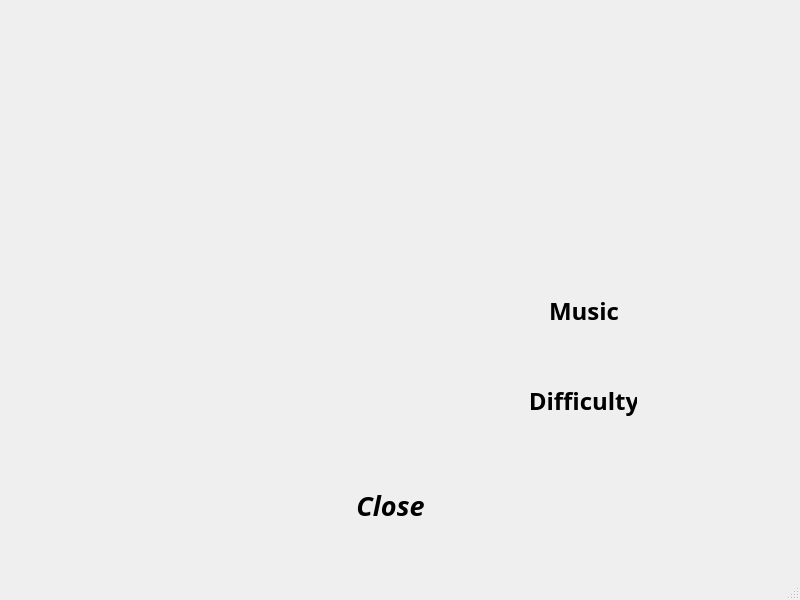
<?xml version="1.0" encoding="UTF-8"?>
<ui version="4.0">
 <class>option</class>
 <widget class="QMainWindow" name="option">
  <property name="geometry">
   <rect>
    <x>0</x>
    <y>0</y>
    <width>800</width>
    <height>600</height>
   </rect>
  </property>
  <property name="windowTitle">
   <string>MainWindow</string>
  </property>
  <property name="styleSheet">
   <string notr="true">option{border-image: url(:/pic/pic/option.jpg);}</string>
  </property>
  <widget class="QWidget" name="centralwidget">
   <widget class="QPushButton" name="pushButton">
    <property name="geometry">
     <rect>
      <x>350</x>
      <y>490</y>
      <width>81</width>
      <height>31</height>
     </rect>
    </property>
    <property name="font">
     <font>
      <family>Cataneo BT</family>
      <pointsize>20</pointsize>
      <weight>75</weight>
      <italic>true</italic>
      <bold>true</bold>
     </font>
    </property>
    <property name="text">
     <string>Close</string>
    </property>
    <property name="flat">
     <bool>true</bool>
    </property>
   </widget>
   <widget class="QWidget" name="">
    <property name="geometry">
     <rect>
      <x>530</x>
      <y>290</y>
      <width>108</width>
      <height>132</height>
     </rect>
    </property>
    <layout class="QVBoxLayout" name="verticalLayout">
     <item>
      <widget class="QPushButton" name="pushButton_3">
       <property name="font">
        <font>
         <family>Blackadder ITC</family>
         <pointsize>18</pointsize>
         <weight>75</weight>
         <bold>true</bold>
         <underline>false</underline>
        </font>
       </property>
       <property name="text">
        <string>Music</string>
       </property>
       <property name="flat">
        <bool>true</bool>
       </property>
      </widget>
     </item>
     <item>
      <spacer name="verticalSpacer">
       <property name="orientation">
        <enum>Qt::Vertical</enum>
       </property>
       <property name="sizeHint" stdset="0">
        <size>
         <width>20</width>
         <height>40</height>
        </size>
       </property>
      </spacer>
     </item>
     <item>
      <widget class="QPushButton" name="pushButton_2">
       <property name="font">
        <font>
         <family>Blackadder ITC</family>
         <pointsize>18</pointsize>
         <weight>75</weight>
         <bold>true</bold>
         <underline>false</underline>
        </font>
       </property>
       <property name="text">
        <string>Difficulty</string>
       </property>
       <property name="flat">
        <bool>true</bool>
       </property>
      </widget>
     </item>
    </layout>
   </widget>
  </widget>
  <widget class="QMenuBar" name="menubar">
   <property name="geometry">
    <rect>
     <x>0</x>
     <y>0</y>
     <width>800</width>
     <height>21</height>
    </rect>
   </property>
  </widget>
  <widget class="QStatusBar" name="statusbar"/>
 </widget>
 <resources/>
 <connections/>
</ui>
